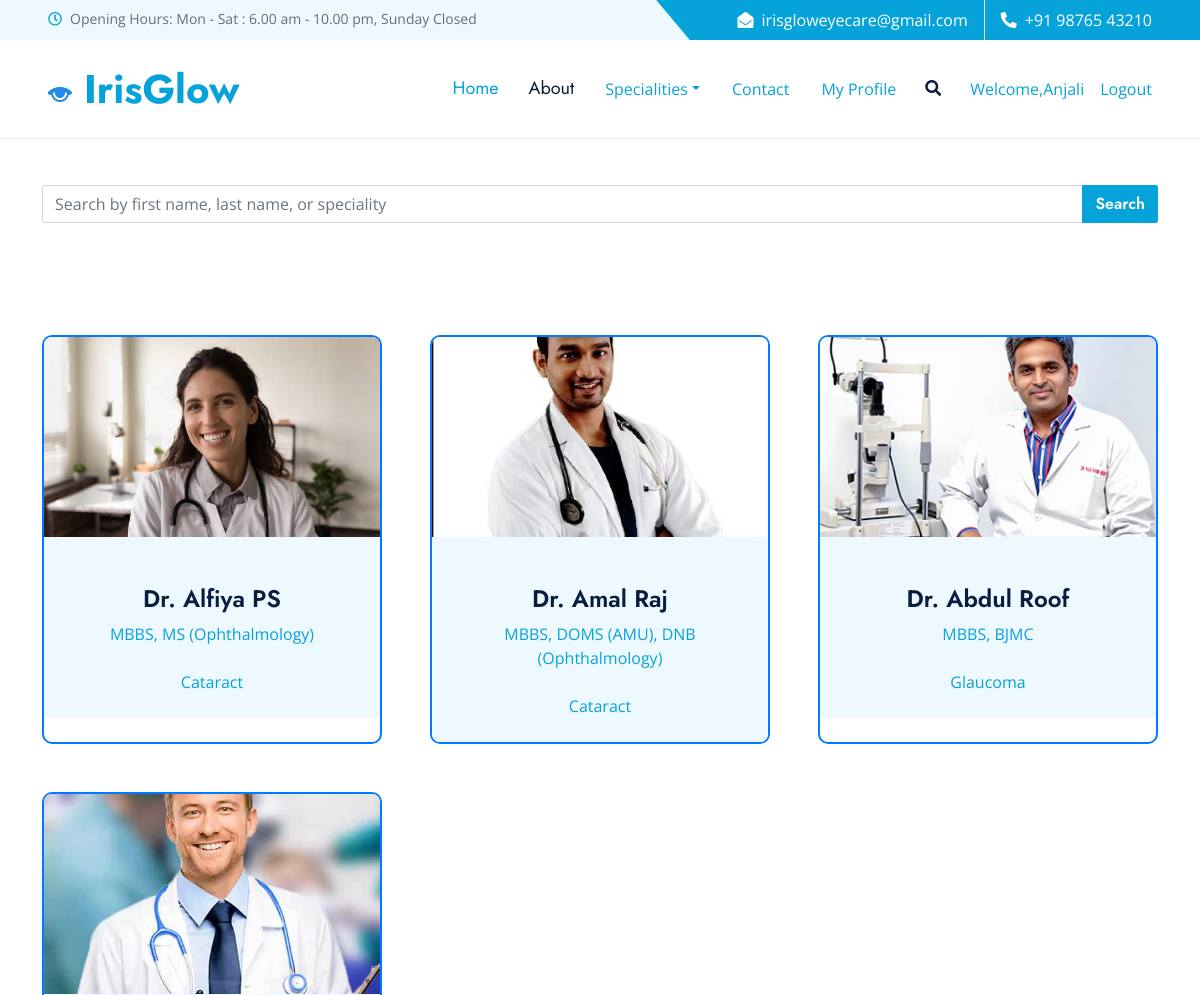
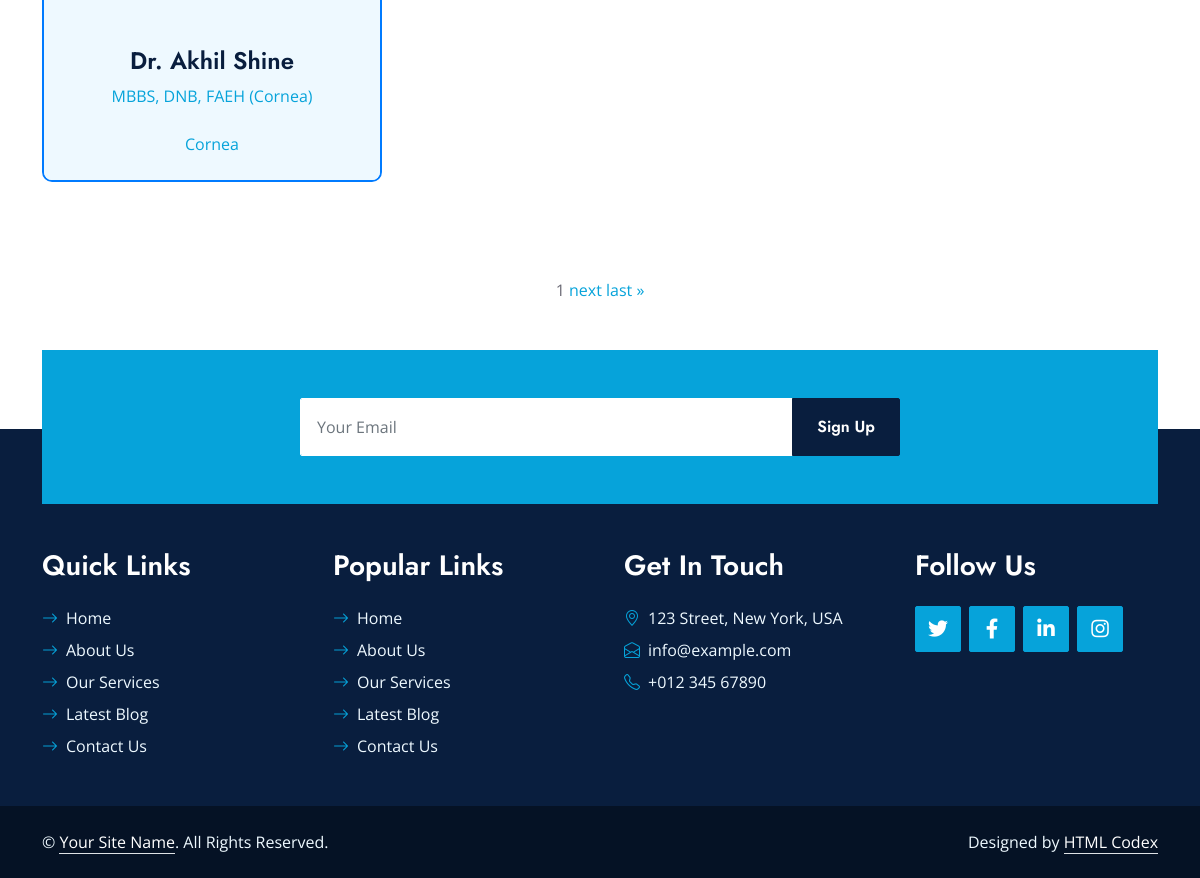
/team/ (signed in), run on the app's committed database (2 pictures, top to bottom).
### IrisGlowApp/models.py (models this page shows, shortened)
class CustomUser(AbstractUser):
    PATIENT = 1
    DOCTOR = 2
    SPECTS = 3
    ADMIN = 4
    ROLE_CHOICE = (
        (PATIENT, 'Patient'),
        (DOCTOR, 'Doctor'),
        (SPECTS, 'Spects'),
        (ADMIN,'Admin'),
    )
    username=None
    first_name = models.CharField(max_length=50)
    last_name = models.CharField(max_length=50)
    USERNAME_FIELD = 'email'
    email = models.EmailField(max_length=100, unique=True)
    phone = models.CharField(max_length=12, blank=True)
    password = models.CharField(max_length=128)
    role = models.PositiveSmallIntegerField(choices=ROLE_CHOICE, blank=True, null=True,default='1')
    is_admin = models.BooleanField(default=False)
    is_staff = models.BooleanField(default=False)
    is_active = models.BooleanField(default=True)
    is_superadmin = models.BooleanField(default=False)
    REQUIRED_FIELDS = ['first_name','last_name', 'phone']
    objects = UserManager()

class UserProfile(models.Model):
    GENDER_CHOICES = (
        ('F', 'Female'),
        ('M', 'Male'),
        ('NB', 'Non Binary'),
        ('TF', 'Transfeminine'),
        ('TM', 'Transmasculine'),
    )
    STATE_CHOICES = [
        ('Andhra Pradesh', 'Andhra Pradesh'),
        ('Arunachal Pradesh', 'Arunachal Pradesh'),
        ('Assam', 'Assam'),
        ('Bihar', 'Bihar'),
        ('Chhattisgarh', 'Chhattisgarh'),
        ('Goa', 'Goa'),
        ('Gujarat', 'Gujarat'),
        ('Haryana', 'Haryana'),
        ('Himachal Pradesh', 'Himachal Pradesh'),
        ('Jharkhand', 'Jharkhand'),
        ('Karnataka', 'Karnataka'),
        ('Kerala', 'Kerala'),
        ('Madhya Pradesh', 'Madhya Pradesh'),
        ('Maharashtra', 'Maharashtra'),
        ('Manipur', 'Manipur'),
        ('Meghalaya', 'Meghalaya'),
        ('Mizoram', 'Mizoram'),
        ('Nagaland', 'Nagaland'),
        ('Odisha', 'Odisha'),
        ('Punjab', 'Punjab'),
        ('Rajasthan', 'Rajasthan'),
        ('Sikkim', 'Sikkim'),
        ('Tamil Nadu', 'Tamil Nadu'),
        ('Telangana', 'Telangana'),
        ('Tripura', 'Tripura'),
        ('Uttar Pradesh', 'Uttar Pradesh'),
        ('Uttarakhand', 'Uttarakhand'),
        ('West Bengal', 'West Bengal'),
    ]
    ASIAN_COUNTRY_CHOICES = [
    ('India', 'India'),
    ]
    user = models.OneToOneField(CustomUser, on_delete=models.CASCADE)
    profile_picture = models.ImageField(upload_to='media/profile_picture', blank=True, null=True)
    address = models.CharField(max_length=50, blank=True, null=True)
    addressline1 = models.CharField(max_length=50, blank=True, null=True)
    addressline2 = models.CharField(max_length=50, blank=True, null=True)
    country = models.CharField(max_length=50, choices=ASIAN_COUNTRY_CHOICES, default='India', blank=True, null=True)
    state = models.CharField(("Select State"),max_length=40, choices=STATE_CHOICES, blank=True, null=True)
    city = models.CharField(max_length=50, blank=True, null=True)
    pin_code = models.CharField(max_length=50, blank=True, null=True)
    gender = models.CharField(("Select Gender"),max_length=4, choices=GENDER_CHOICES, blank=True, null=True)
    dob = models.DateField(blank=True, null=True)
    profile_created_at = models.DateTimeField(auto_now_add=True)
    profile_modified_at = models.DateTimeField(auto_now=True)
    def calculate_age(self):
        today = date.today()
        age = today.year - self.dob.year - ((today.month, today.day) < (self.dob.month, self.dob.day))
        return age
    age = property(calculate_age)

### DoctorApp/models.py (models this page shows, shortened)
class Doctor(models.Model):
    bio = models.TextField(blank=True, null=True)
    qualification = models.CharField(max_length=50, blank=True)
    license = models.CharField(max_length=100, unique=True)
    experience = models.IntegerField(blank=True, null=True)
    user = models.ForeignKey(CustomUser, on_delete=models.CASCADE, blank=True, null=True)
    speciality_name = models.ForeignKey(Specialities, on_delete=models.CASCADE, null=True)

class Specialities(models.Model):
    speciality_name = models.CharField(max_length=100, unique=True)
    symptoms = models.TextField(blank=True, null=True)
    diagnosis = models.CharField(max_length=30)
    treatments = models.TextField(blank=True, null=True)
    def __str__(self):
        return self.speciality_name

### DoctorApp/views.py (the view)
# urls.py: path('team/', views.doctor, name='team'),
@login_required
def doctor(request):
    therapists = Doctor.objects.all()
    cuser = CustomUser.objects.filter(role=CustomUser.DOCTOR, id__in=therapists.values_list('user_id', flat=True))
    uprofile = UserProfile.objects.filter(user_id__in=cuser.values_list('id', flat=True))
    combined_data = list(zip_longest(cuser, uprofile, therapists))
    paginator = Paginator(combined_data, per_page=4)  # Change '10' to the number of therapists per page you prefer
    page_number = request.GET.get('page')
    therapists_page = paginator.get_page(page_number)
    return render(request, 'team.html' , {'therapists_page': therapists_page})

### template/team.html (shortened to what this page needs)
{% load static %}
<!DOCTYPE html>
<html lang="en">
<head>
    <link href="https://cdnjs.cloudflare.com/ajax/libs/font-awesome/5.10.0/css/all.min.css" rel="stylesheet">
    <link href="https://cdn.jsdelivr.net/npm/bootstrap-icons@1.4.1/font/bootstrap-icons.css" rel="stylesheet">
    <link href="{% static 'lib/owlcarousel/assets/owl.carousel.min.css' %}" rel="stylesheet">
    <link href="{% static 'lib/animate/animate.min.css' %}" rel="stylesheet">
    <link href="{% static 'lib/tempusdominus/css/tempusdominus-bootstrap-4.min.css' %}" rel="stylesheet" />
    <link href="{% static 'lib/twentytwenty/twentytwenty.css' %}" rel="stylesheet" />
    <link href="{% static 'css/bootstrap.min.css' %}" rel="stylesheet">
    <link href="{% static 'css/style.css' %}" rel="stylesheet">
</head>
<body>
    <div class="container-fluid bg-light ps-5 pe-0 d-none d-lg-block">
        <div class="row gx-0">
            <div class="col-md-6 text-center text-lg-start mb-2 mb-lg-0">
                <div class="d-inline-flex align-items-center">
                    <small class="py-2"><i class="far fa-clock text-primary me-2"></i>Opening Hours: Mon - Sat : 6.00 am - 10.00 pm, Sunday Closed </small>
                </div>
            </div>
            <div class="col-md-6 text-center text-lg-end">
                <div class="position-relative d-inline-flex align-items-center bg-primary text-white top-shape px-5">
                    <div class="me-3 pe-3 border-end py-2">
                        <p class="m-0"><i class="fa fa-envelope-open me-2"></i>irisgloweyecare@gmail.com</p>
                    </div>
                    <div class="py-2">
                        <p class="m-0"><i class="fa fa-phone-alt me-2"></i>+91 98765 43210</p>
                    </div>
                </div>
            </div>
        </div>
    </div>
    <nav class="navbar navbar-expand-lg bg-white navbar-light shadow-sm px-5 py-3 py-lg-0">
        <a href="index.html" class="navbar-brand p-0">
            <h1 class="m-0 text-primary">
                <img src="{% static 'img/img1.png' %}">
              IrisGlow</h1>
        </a>
        {% if user.is_authenticated %}
        <div class="collapse navbar-collapse" id="navbarCollapse">
            <div class="navbar-nav ms-auto py-0">
                <a href="{% url 'index' %}" class="nav-item nav-link active">Home</a>
                <a href="about.html" class="nav-item nav-link">About</a>
                </div>
                <div class="nav-item dropdown">
                    <a href="#" class="nav-link dropdown-toggle" data-bs-toggle="dropdown">Specialities</a>
                </div>
                <a href="{% url 'contact' %}" class="nav-item nav-link">Contact</a>
            </div>
            <a href="{% url 'profile' %}" class="nav-item nav-link active">My Profile</a>
            <button type="button" class="btn text-dark" data-bs-toggle="modal" data-bs-target="#searchModal"><i class="fa fa-search"></i></button>
            <a href="" class="nav-item nav-link">Welcome,{{user.first_name}}</a>
            <a href="{% url 'logout' %}?next=/index.html">Logout</a>
        {% endif %}
    </nav>
<div class="container-fluid py-5">
    <div class="container" id="doctors">
        <div class="row g-5">
            <form id="search-form">
                <div class="input-group mb-3">
                    <input type="text" id="search-input" class="form-control" placeholder="Search by first name, last name, or speciality" />
                    <button type="submit" class="btn btn-primary" id="search">Search</button>
                </div>
            </form>
            {% for user, profile, therapist in therapists_page %}
            <div class="col-lg-4 wow slideInUp" data-wow-delay="0.3s">
                <a href="{% url 'view-doctor' user_id=therapist.user.id %}">
                    <div class="team-item">
                        <div class="position-relative rounded-top" style="z-index: 1;">
                            <div class="img-container">
                                <img class="img-fluid rounded-top" src="{{ profile.profile_picture.url }}" alt="">
                            </div>
                        </div>
                        <div class="team-text position-relative bg-light text-center rounded-bottom p-4 pt-5">
                            <h4 class="mb-2">{{ user.first_name }} {{ user.last_name }}</h4>
                            <p class="text-primary mb-0">{{ therapist.qualification }}</p>
                            <br>
                            <p class="text-primary mb-0">{{ therapist.speciality_name }}</p>
                        </div>
                    </div>
                </a>
            </div>
            {% endfor %}
        </div>
    </div>
</div>
        <div class="pagination mt-5 justify-content-center">
            <span class="step-links">
                <span class="current-page">{{ therapists_page.number }}</span>
                {% if therapists_page.has_next %}
                <a href="?page={{ therapists_page.next_page_number }}" class="pagination-link">next</a>
                <a href="?page={{ therapists_page.paginator.num_pages }}" class="pagination-link">last &raquo;</a>
                {% endif %}
            </span>
        </div>
    <div class="container-fluid position-relative pt-5 wow fadeInUp" data-wow-delay="0.1s" style="z-index: 1;">
        <div class="container">
            <div class="bg-primary p-5">
                <form class="mx-auto" style="max-width: 600px;">
                    <div class="input-group">
                        <input type="text" class="form-control border-white p-3" placeholder="Your Email">
                        <button class="btn btn-dark px-4">Sign Up</button>
                    </div>
                </form>
            </div>
        </div>
    </div>
    <div class="container-fluid bg-dark text-light py-5 wow fadeInUp" data-wow-delay="0.3s" style="margin-top: -75px;">
        <div class="container pt-5">
            <div class="row g-5 pt-4">
                <div class="col-lg-3 col-md-6">
                    <h3 class="text-white mb-4">Quick Links</h3>
                    <div class="d-flex flex-column justify-content-start">
                        <a class="text-light mb-2" href="#"><i class="bi bi-arrow-right text-primary me-2"></i>Home</a>
                        <a class="text-light mb-2" href="#"><i class="bi bi-arrow-right text-primary me-2"></i>About Us</a>
                        <a class="text-light mb-2" href="#"><i class="bi bi-arrow-right text-primary me-2"></i>Our Services</a>
                        <a class="text-light mb-2" href="#"><i class="bi bi-arrow-right text-primary me-2"></i>Latest Blog</a>
                        <a class="text-light" href="#"><i class="bi bi-arrow-right text-primary me-2"></i>Contact Us</a>
                    </div>
                </div>
                <div class="col-lg-3 col-md-6">
                    <h3 class="text-white mb-4">Popular Links</h3>
                    <div class="d-flex flex-column justify-content-start">
                        <a class="text-light mb-2" href="#"><i class="bi bi-arrow-right text-primary me-2"></i>Home</a>
                        <a class="text-light mb-2" href="#"><i class="bi bi-arrow-right text-primary me-2"></i>About Us</a>
                        <a class="text-light mb-2" href="#"><i class="bi bi-arrow-right text-primary me-2"></i>Our Services</a>
                        <a class="text-light mb-2" href="#"><i class="bi bi-arrow-right text-primary me-2"></i>Latest Blog</a>
                        <a class="text-light" href="#"><i class="bi bi-arrow-right text-primary me-2"></i>Contact Us</a>
                    </div>
                </div>
                <div class="col-lg-3 col-md-6">
                    <h3 class="text-white mb-4">Get In Touch</h3>
                    <p class="mb-2"><i class="bi bi-geo-alt text-primary me-2"></i>123 Street, New York, USA</p>
                    <p class="mb-2"><i class="bi bi-envelope-open text-primary me-2"></i>info@example.com</p>
                    <p class="mb-0"><i class="bi bi-telephone text-primary me-2"></i>+012 345 67890</p>
                </div>
                <div class="col-lg-3 col-md-6">
                    <h3 class="text-white mb-4">Follow Us</h3>
                    <div class="d-flex">
                        <a class="btn btn-lg btn-primary btn-lg-square rounded me-2" href="#"><i class="fab fa-twitter fw-normal"></i></a>
                        <a class="btn btn-lg btn-primary btn-lg-square rounded me-2" href="#"><i class="fab fa-facebook-f fw-normal"></i></a>
                        <a class="btn btn-lg btn-primary btn-lg-square rounded me-2" href="#"><i class="fab fa-linkedin-in fw-normal"></i></a>
                        <a class="btn btn-lg btn-primary btn-lg-square rounded" href="#"><i class="fab fa-instagram fw-normal"></i></a>
                    </div>
                </div>
            </div>
        </div>
    </div>
    <div class="container-fluid text-light py-4" style="background: #051225;">
        <div class="container">
            <div class="row g-0">
                <div class="col-md-6 text-center text-md-start">
                    <p class="mb-md-0">&copy; <a class="text-white border-bottom" href="#">Your Site Name</a>. All Rights Reserved.</p>
                </div>
                <div class="col-md-6 text-center text-md-end">
                    <p class="mb-0">Designed by <a class="text-white border-bottom" href="https://htmlcodex.com">HTML Codex</a></p>
                </div>
            </div>
        </div>
    </div>
</body>
</html>

### static/css/style.css (style rules this page uses)
:root { --primary: #06A3DA; --secondary: #F57E57; --light: #EEF9FF; --dark: #091E3E; }
h1, h2, .font-weight-bold { font-weight: 700 !important; }
h3, h4, .font-weight-semi-bold { font-weight: 600 !important; }
.btn { font-family: 'Jost', sans-serif; font-weight: 600; transition: .5s; }
.btn-primary, .btn-secondary { color: #FFFFFF; }
.btn-lg-square { width: 46px; height: 46px; }
.btn-square, .btn-sm-square, .btn-lg-square { padding-left: 0; padding-right: 0; text-align: center; }
.top-shape::before { position: absolute; content: ""; width: 35px; height: 100%; top: 0; left: -17px; background: var(--primary); transform: skew(40deg); }
.navbar-light .navbar-nav .nav-link { font-family: 'Jost', sans-serif; padding: 35px 15px; font-size: 18px; color: var(--dark); outline: none; transition: .5s; }
.navbar-light .navbar-nav .nav-link:hover, .navbar-light .navbar-nav .nav-link.active { color: var(--primary); }
.service-item img, .service-item .bg-light, .service-item .bg-light h5, .team-item .team-text { transition: .5s; }
.team-item .team-text::after, .service-item .bg-light::after { position: absolute; content: ""; top: 50%; bottom: 0; left: 15px; right: 15px; border-radius:100px / 15px; box-shadow: 0 0 15px rgba(0, 0, 0, .7); opacity: 0; transition: .5s; z-index: -1; }

### template/team.html (style rules this page uses)
.team-item { border: 2px solid #007bff; border-radius: 10px; overflow: hidden; height: 100%; }
.img-container { width: 100%; height: 200px; overflow: hidden; }
.img-container img { width: 100%; height: 100%; object-fit: cover; }

### data on the page
CustomUser: first_name "Anjali"
CustomUser: profile_picture (picture), first_name "Dr. Alfiya", last_name "PS", qualification "MBBS, MS (Ophthalmology)", speciality_name "Cataract"
CustomUser: profile_picture (picture), first_name "Dr. Amal", last_name "Raj", qualification "MBBS, DOMS (AMU), DNB (Ophthalmology)", speciality_name "Cataract"
CustomUser: profile_picture (picture), first_name "Dr. Abdul", last_name "Roof", qualification "MBBS, BJMC", speciality_name "Glaucoma"
CustomUser: profile_picture (picture), first_name "Dr. Akhil", last_name "Shine", qualification "MBBS, DNB, FAEH (Cornea)", speciality_name "Cornea"

### other printed values
{{ therapists_page.number }} "1"
